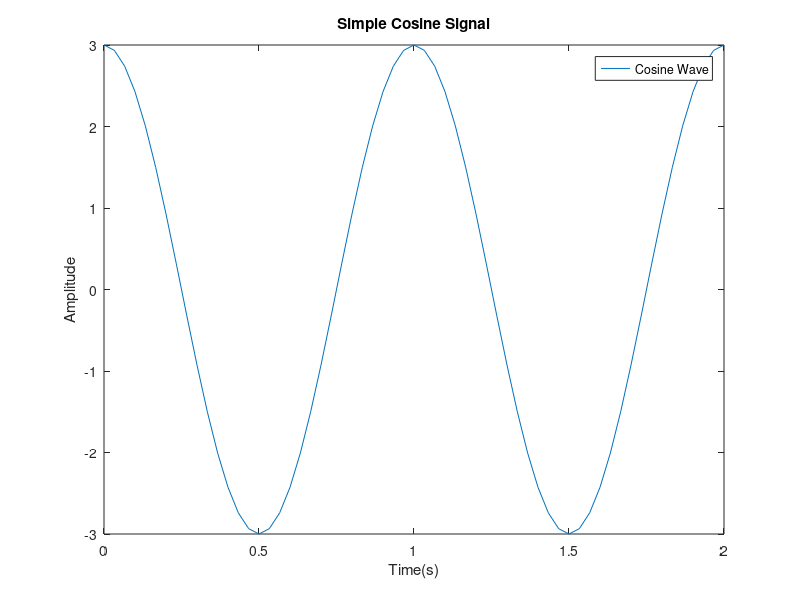

Reproduce this figure in MATLAB.
% Step 01 --> parameters
frequency = 1;
amplitude = 3;
duration = 2;
samplingRate = 30;

% Step 02 --> time vector
t = 0:1/samplingRate:duration;

% Step 03 --> main logic
y = amplitude * cos (2 * pi * frequency * t);

% Step 04 --> Visualization
plot(t, y);
xlabel('Time(s)');
ylabel('Amplitude');
title('Simple Cosine Signal');
legend('Cosine Wave');
